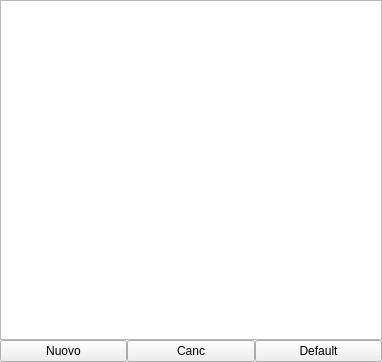
<?xml version="1.0" encoding="UTF-8"?>
<ui version="4.0">
 <class>SoilModelGUI</class>
 <widget class="QWidget" name="SoilModelGUI">
  <property name="geometry">
   <rect>
    <x>0</x>
    <y>0</y>
    <width>382</width>
    <height>362</height>
   </rect>
  </property>
  <property name="windowTitle">
   <string>Form</string>
  </property>
  <layout class="QGridLayout" name="gridLayout">
   <property name="margin">
    <number>0</number>
   </property>
   <property name="spacing">
    <number>0</number>
   </property>
   <item row="0" column="0">
    <widget class="QTableView" name="tableView"/>
   </item>
   <item row="1" column="0">
    <layout class="QHBoxLayout" name="horizontalLayout">
     <item>
      <widget class="QPushButton" name="newPButton">
       <property name="text">
        <string>Nuovo</string>
       </property>
      </widget>
     </item>
     <item>
      <widget class="QPushButton" name="delPButton">
       <property name="text">
        <string>Canc</string>
       </property>
      </widget>
     </item>
     <item>
      <widget class="QPushButton" name="defaultPButton">
       <property name="text">
        <string>Default</string>
       </property>
      </widget>
     </item>
    </layout>
   </item>
  </layout>
 </widget>
 <resources/>
 <connections/>
</ui>
